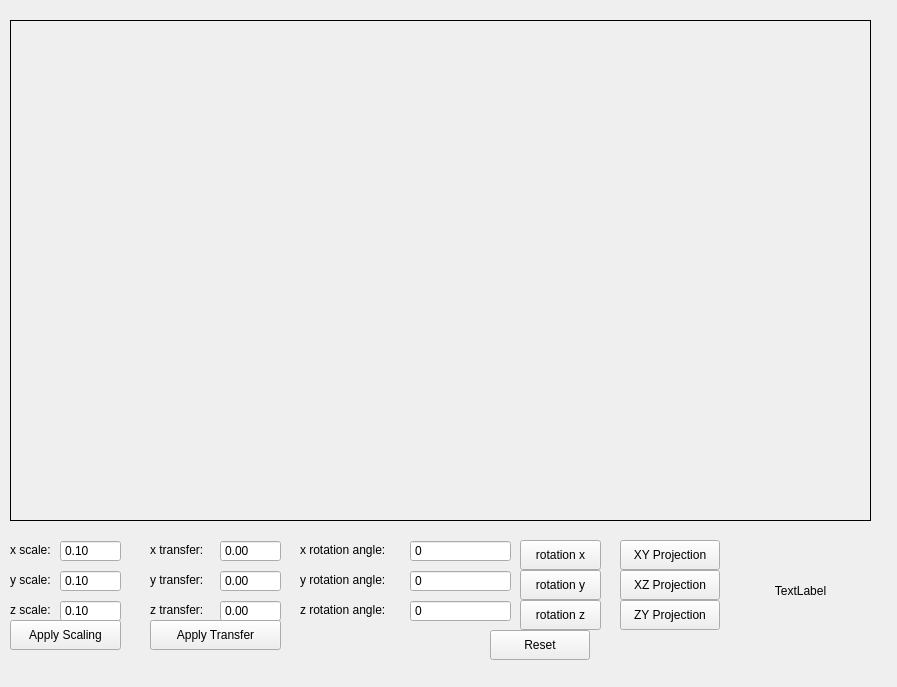
<?xml version="1.0" encoding="UTF-8"?>
<ui version="4.0">
 <class>MainWindow</class>
 <widget class="QMainWindow" name="MainWindow">
  <property name="geometry">
   <rect>
    <x>0</x>
    <y>0</y>
    <width>897</width>
    <height>687</height>
   </rect>
  </property>
  <property name="windowTitle">
   <string>MainWindow</string>
  </property>
  <widget class="QWidget" name="centralwidget">
   <widget class="letter" name="widget" native="true">
    <property name="geometry">
     <rect>
      <x>10</x>
      <y>20</y>
      <width>861</width>
      <height>501</height>
     </rect>
    </property>
    <property name="styleSheet">
     <string notr="true"> border: 1px solid black</string>
    </property>
   </widget>
   <widget class="QPushButton" name="pushButton">
    <property name="geometry">
     <rect>
      <x>620</x>
      <y>540</y>
      <width>100</width>
      <height>30</height>
     </rect>
    </property>
    <property name="text">
     <string>XY Projection</string>
    </property>
   </widget>
   <widget class="QPushButton" name="pushButton_2">
    <property name="geometry">
     <rect>
      <x>620</x>
      <y>570</y>
      <width>100</width>
      <height>30</height>
     </rect>
    </property>
    <property name="text">
     <string>XZ Projection</string>
    </property>
   </widget>
   <widget class="QPushButton" name="pushButton_3">
    <property name="geometry">
     <rect>
      <x>620</x>
      <y>600</y>
      <width>100</width>
      <height>30</height>
     </rect>
    </property>
    <property name="text">
     <string>ZY Projection</string>
    </property>
   </widget>
   <widget class="QPushButton" name="pushButton_4">
    <property name="geometry">
     <rect>
      <x>10</x>
      <y>620</y>
      <width>111</width>
      <height>30</height>
     </rect>
    </property>
    <property name="text">
     <string>Apply Scaling</string>
    </property>
   </widget>
   <widget class="QPushButton" name="pushButton_5">
    <property name="geometry">
     <rect>
      <x>150</x>
      <y>620</y>
      <width>131</width>
      <height>30</height>
     </rect>
    </property>
    <property name="text">
     <string>Apply Transfer</string>
    </property>
   </widget>
   <widget class="QPushButton" name="pushButton_6">
    <property name="geometry">
     <rect>
      <x>520</x>
      <y>540</y>
      <width>81</width>
      <height>30</height>
     </rect>
    </property>
    <property name="text">
     <string>rotation x</string>
    </property>
   </widget>
   <widget class="QPushButton" name="pushButton_7">
    <property name="geometry">
     <rect>
      <x>520</x>
      <y>570</y>
      <width>81</width>
      <height>30</height>
     </rect>
    </property>
    <property name="text">
     <string>rotation y</string>
    </property>
   </widget>
   <widget class="QPushButton" name="pushButton_8">
    <property name="geometry">
     <rect>
      <x>520</x>
      <y>600</y>
      <width>81</width>
      <height>30</height>
     </rect>
    </property>
    <property name="text">
     <string>rotation z</string>
    </property>
   </widget>
   <widget class="QPushButton" name="pushButton_9">
    <property name="geometry">
     <rect>
      <x>490</x>
      <y>630</y>
      <width>100</width>
      <height>30</height>
     </rect>
    </property>
    <property name="text">
     <string>Reset</string>
    </property>
   </widget>
   <widget class="QLabel" name="label">
    <property name="geometry">
     <rect>
      <x>10</x>
      <y>540</y>
      <width>50</width>
      <height>20</height>
     </rect>
    </property>
    <property name="text">
     <string>x scale:</string>
    </property>
   </widget>
   <widget class="QLabel" name="label_2">
    <property name="geometry">
     <rect>
      <x>10</x>
      <y>570</y>
      <width>50</width>
      <height>20</height>
     </rect>
    </property>
    <property name="text">
     <string>y scale:</string>
    </property>
   </widget>
   <widget class="QLabel" name="label_3">
    <property name="geometry">
     <rect>
      <x>10</x>
      <y>600</y>
      <width>50</width>
      <height>20</height>
     </rect>
    </property>
    <property name="text">
     <string>z scale:</string>
    </property>
   </widget>
   <widget class="QLabel" name="label_4">
    <property name="geometry">
     <rect>
      <x>150</x>
      <y>540</y>
      <width>60</width>
      <height>20</height>
     </rect>
    </property>
    <property name="text">
     <string>x transfer:</string>
    </property>
   </widget>
   <widget class="QLabel" name="label_5">
    <property name="geometry">
     <rect>
      <x>150</x>
      <y>570</y>
      <width>60</width>
      <height>20</height>
     </rect>
    </property>
    <property name="text">
     <string>y transfer:</string>
    </property>
   </widget>
   <widget class="QLabel" name="label_6">
    <property name="geometry">
     <rect>
      <x>150</x>
      <y>600</y>
      <width>60</width>
      <height>20</height>
     </rect>
    </property>
    <property name="text">
     <string>z transfer:</string>
    </property>
   </widget>
   <widget class="QLabel" name="label_7">
    <property name="geometry">
     <rect>
      <x>300</x>
      <y>540</y>
      <width>101</width>
      <height>20</height>
     </rect>
    </property>
    <property name="text">
     <string>x rotation angle:</string>
    </property>
   </widget>
   <widget class="QLabel" name="label_8">
    <property name="geometry">
     <rect>
      <x>300</x>
      <y>570</y>
      <width>101</width>
      <height>20</height>
     </rect>
    </property>
    <property name="text">
     <string>y rotation angle: </string>
    </property>
   </widget>
   <widget class="QLabel" name="label_9">
    <property name="geometry">
     <rect>
      <x>300</x>
      <y>600</y>
      <width>101</width>
      <height>20</height>
     </rect>
    </property>
    <property name="text">
     <string>z rotation angle:</string>
    </property>
   </widget>
   <widget class="QDoubleSpinBox" name="xScaleSpinBox">
    <property name="geometry">
     <rect>
      <x>60</x>
      <y>540</y>
      <width>61</width>
      <height>22</height>
     </rect>
    </property>
    <property name="buttonSymbols">
     <enum>QAbstractSpinBox::NoButtons</enum>
    </property>
    <property name="minimum">
     <double>0.100000000000000</double>
    </property>
    <property name="maximum">
     <double>6.000000000000000</double>
    </property>
    <property name="singleStep">
     <double>0.100000000000000</double>
    </property>
   </widget>
   <widget class="QDoubleSpinBox" name="yScaleSpinBox">
    <property name="geometry">
     <rect>
      <x>60</x>
      <y>570</y>
      <width>61</width>
      <height>22</height>
     </rect>
    </property>
    <property name="buttonSymbols">
     <enum>QAbstractSpinBox::NoButtons</enum>
    </property>
    <property name="minimum">
     <double>0.100000000000000</double>
    </property>
    <property name="maximum">
     <double>6.000000000000000</double>
    </property>
    <property name="singleStep">
     <double>0.100000000000000</double>
    </property>
   </widget>
   <widget class="QDoubleSpinBox" name="zScaleSpinBox">
    <property name="geometry">
     <rect>
      <x>60</x>
      <y>600</y>
      <width>61</width>
      <height>22</height>
     </rect>
    </property>
    <property name="buttonSymbols">
     <enum>QAbstractSpinBox::NoButtons</enum>
    </property>
    <property name="minimum">
     <double>0.100000000000000</double>
    </property>
    <property name="maximum">
     <double>6.000000000000000</double>
    </property>
    <property name="singleStep">
     <double>0.100000000000000</double>
    </property>
   </widget>
   <widget class="QDoubleSpinBox" name="xTransferSpinBox">
    <property name="geometry">
     <rect>
      <x>220</x>
      <y>540</y>
      <width>61</width>
      <height>22</height>
     </rect>
    </property>
    <property name="buttonSymbols">
     <enum>QAbstractSpinBox::NoButtons</enum>
    </property>
    <property name="minimum">
     <double>-10.000000000000000</double>
    </property>
    <property name="maximum">
     <double>10.000000000000000</double>
    </property>
    <property name="singleStep">
     <double>0.100000000000000</double>
    </property>
   </widget>
   <widget class="QDoubleSpinBox" name="yTransferSpinBox">
    <property name="geometry">
     <rect>
      <x>220</x>
      <y>570</y>
      <width>61</width>
      <height>22</height>
     </rect>
    </property>
    <property name="buttonSymbols">
     <enum>QAbstractSpinBox::NoButtons</enum>
    </property>
    <property name="minimum">
     <double>-10.000000000000000</double>
    </property>
    <property name="maximum">
     <double>10.000000000000000</double>
    </property>
    <property name="singleStep">
     <double>0.100000000000000</double>
    </property>
   </widget>
   <widget class="QDoubleSpinBox" name="zTransferSpinBox">
    <property name="geometry">
     <rect>
      <x>220</x>
      <y>600</y>
      <width>61</width>
      <height>22</height>
     </rect>
    </property>
    <property name="buttonSymbols">
     <enum>QAbstractSpinBox::NoButtons</enum>
    </property>
    <property name="minimum">
     <double>-10.000000000000000</double>
    </property>
    <property name="maximum">
     <double>10.000000000000000</double>
    </property>
    <property name="singleStep">
     <double>0.100000000000000</double>
    </property>
   </widget>
   <widget class="QSpinBox" name="xRotationSpinBox">
    <property name="geometry">
     <rect>
      <x>410</x>
      <y>540</y>
      <width>101</width>
      <height>22</height>
     </rect>
    </property>
    <property name="buttonSymbols">
     <enum>QAbstractSpinBox::NoButtons</enum>
    </property>
    <property name="maximum">
     <number>360</number>
    </property>
   </widget>
   <widget class="QSpinBox" name="yRotationSpinBox">
    <property name="geometry">
     <rect>
      <x>410</x>
      <y>570</y>
      <width>101</width>
      <height>22</height>
     </rect>
    </property>
    <property name="buttonSymbols">
     <enum>QAbstractSpinBox::NoButtons</enum>
    </property>
    <property name="maximum">
     <number>360</number>
    </property>
   </widget>
   <widget class="QSpinBox" name="zRotationSpinBox">
    <property name="geometry">
     <rect>
      <x>410</x>
      <y>600</y>
      <width>101</width>
      <height>22</height>
     </rect>
    </property>
    <property name="buttonSymbols">
     <enum>QAbstractSpinBox::NoButtons</enum>
    </property>
    <property name="maximum">
     <number>360</number>
    </property>
   </widget>
   <widget class="QLabel" name="outputLabel">
    <property name="geometry">
     <rect>
      <x>740</x>
      <y>540</y>
      <width>121</width>
      <height>101</height>
     </rect>
    </property>
    <property name="text">
     <string>TextLabel</string>
    </property>
    <property name="alignment">
     <set>Qt::AlignCenter</set>
    </property>
   </widget>
  </widget>
  <widget class="QMenuBar" name="menubar">
   <property name="geometry">
    <rect>
     <x>0</x>
     <y>0</y>
     <width>897</width>
     <height>24</height>
    </rect>
   </property>
  </widget>
 </widget>
 <customwidgets>
  <customwidget>
   <class>letter</class>
   <extends>QWidget</extends>
   <header>letter.h</header>
   <container>1</container>
  </customwidget>
 </customwidgets>
 <resources/>
 <connections/>
</ui>
